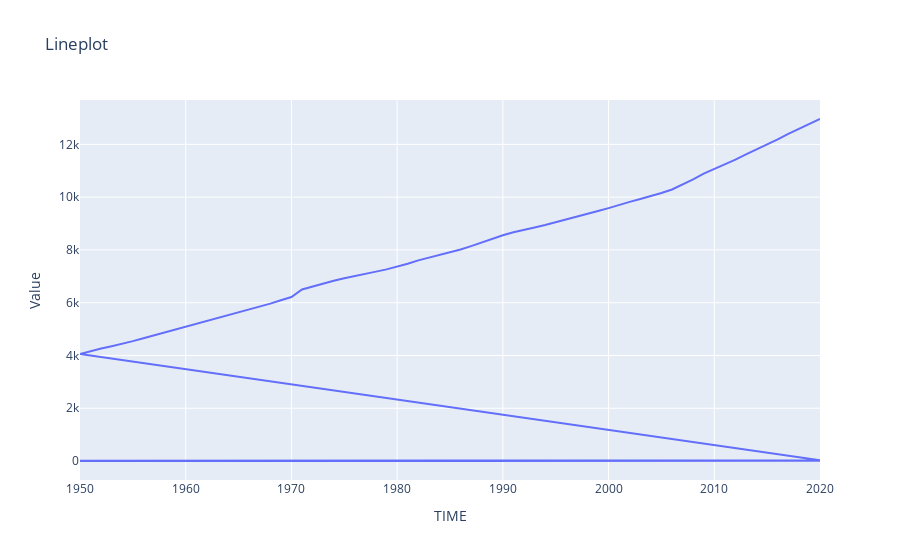

The notebook cell this image was saved under:
### Code cell
# ------------------ Test -------------------------
path_to_file = 'datasets/original/DP_LIVE_15122021160749354.csv'
df1 = load_oecd_data_to_df(path_to_file)
countries = ['AUS', 'BEL']
country = "AUS"

# countries_fullname(country)
plot_lineplot(df1, "AUS", "BEL")

### Figure 1 — Plotly figure (JSON) as saved in the notebook; plotly's stock layout.template omitted (floating-point values rounded to 4 significant figures; data arrays with more than 128 entries replaced by an {"elided": "..."} marker saying what was removed)
{"data": [{"hovertemplate": "TIME=%{x}<br>Value=%{y}<extra></extra>", "legendgroup": "", "line": {"color": "#636efa", "dash": "solid"}, "marker": {"symbol": "circle"}, "mode": "lines", "name": "", "orientation": "v", "showlegend": false, "x": {"elided": "283 int values"}, "xaxis": "x", "y": {"elided": "283 float values"}, "yaxis": "y", "type": "scatter"}], "layout": {"xaxis": {"anchor": "y", "domain": [0.0, 1.0], "title": {"text": "TIME"}}, "yaxis": {"anchor": "x", "domain": [0.0, 1.0], "title": {"text": "Value"}}, "legend": {"tracegroupgap": 0}, "title": {"text": "Lineplot"}}}
